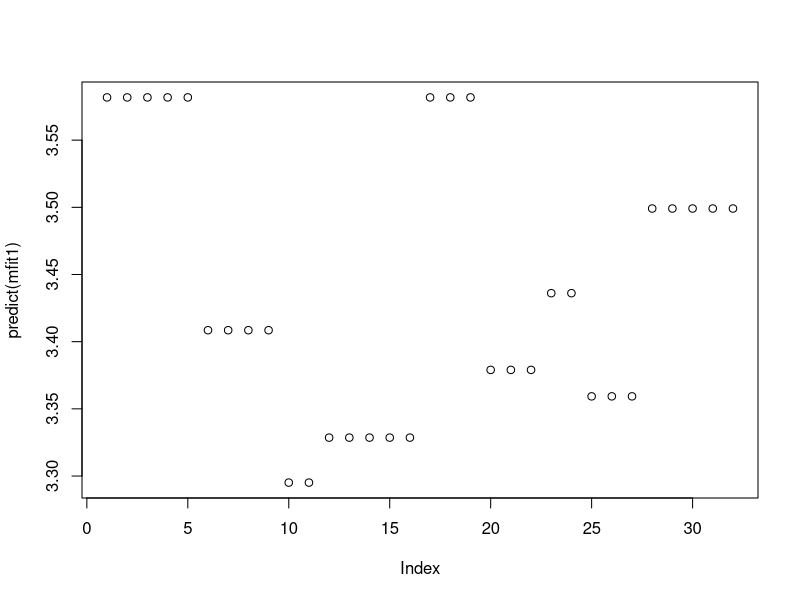
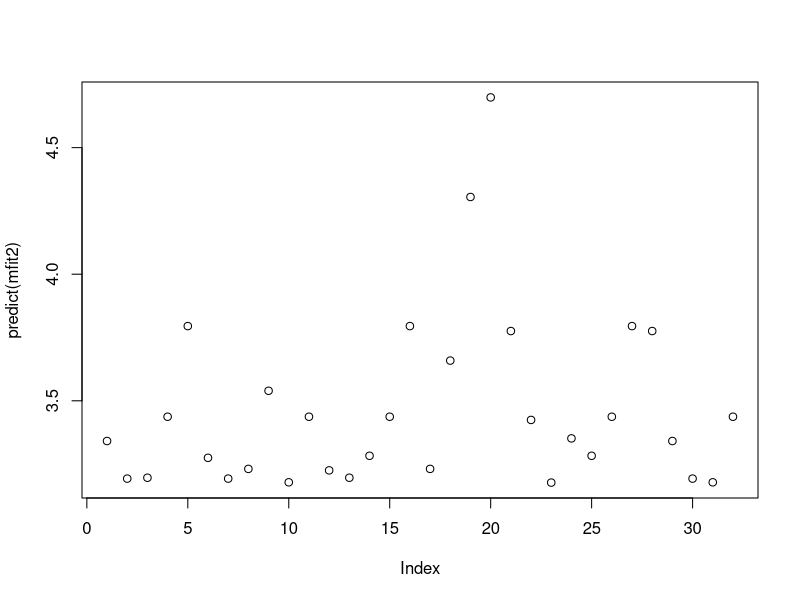

These figures' R source, in order:
# Example of R code to fit daily nest survival (DSR) models
# using logistic exposure
# load MASS library if not already
library(MASS)
#####################################################
# Example data: Vesper sparrow in western US.
# nest = Nest ID
# spnum = (VESP) 9
# year = year :)
# int = nest check interval. NOTE! the nest discovery date is not included. # t = number of days since last check (related to note above. Can't have zeros)
# fate = 1: success, 0: failed
# nage = nest age (in days)
# sday = season day (from April 15)
# treeht = mean tree height around nest
# sageht = mean sagebrush height around nest
# grassht = mean grass height around nest
exdat <- structure(list(nest = c(1L, 1L, 1L, 1L, 1L, 12L, 12L, 12L, 12L, 16L, 16L, 18L, 18L, 18L, 18L, 18L, 19L, 19L, 19L, 13L, 13L, 13L, 14L, 14L, 15L, 15L, 15L, 17L, 17L, 17L, 17L, 17L), spnum = structure(c(9L, 9L, 9L, 9L, 9L, 9L, 9L, 9L, 9L, 9L, 9L, 9L, 9L, 9L, 9L, 9L, 9L, 9L, 9L, 9L, 9L, 9L, 9L, 9L, 9L, 9L, 9L, 9L, 9L, 9L, 9L, 9L), .Label = c("BRSP", "BTSP", "DUFL", "GRFL", "GTTO", "SAGS", "sath", "SATH", "VESP" ), class = "factor"), year = structure(c(1L, 1L, 1L, 1L, 1L, 1L, 1L, 1L, 1L, 1L, 1L, 1L, 1L, 1L, 1L, 1L, 1L, 1L, 1L, 1L, 1L, 1L, 1L, 1L, 1L, 1L, 1L, 1L, 1L, 1L, 1L, 1L), .Label = c("2006", "2007", "2008", "2009", "2010", "2011", "2013"), class = "factor"), int = c(2L, 3L, 4L, 5L, 6L, 2L, 3L, 4L, 5L, 2L, 3L, 2L, 3L, 4L, 5L, 6L, 2L, 3L, 4L, 2L, 3L, 4L, 2L, 3L, 2L, 3L, 4L, 2L, 3L, 4L, 5L, 6L), t = c(2L, 3L, 3L, 4L, 3L, 3L, 2L, 4L, 4L, 2L, 5L, 2L, 4L, 2L, 2L, 3L, 3L, 5L, 4L, 2L, 5L, 3L, 2L, 5L, 2L, 2L, 3L, 4L, 4L, 3L, 2L, 5L), fate = c(1L, 1L, 1L, 1L, 1L, 1L, 1L, 1L, 1L, 1L, 1L, 1L, 1L, 1L, 1L, 1L, 1L, 1L, 1L, 1L, 1L, 0L, 1L, 0L, 1L, 1L, 1L, 1L, 1L, 1L, 1L, 0L), nage = c(14L, 17L, 20L, 24L, 27L, 15L, 17L, 21L, 25L, 19L, 24L, 16L, 20L, 22L, 24L, 27L, 21L, 26L, 30L, 5L, 10L, 13L, 18L, 23L, 22L, 24L, 27L, 10L, 14L, 17L, 19L, 24L), sday = c(153L, 156L, 159L, 163L, 166L, 171L, 173L, 177L, 181L, 187L, 192L, 200L, 204L, 206L, 208L, 211L, 158L, 163L, 167L, 145L, 150L, 153L, 158L, 163L, 185L, 187L, 190L, 190L, 194L, 197L, 199L, 204L ), treeht = c(0, 0, 0, 0, 0, 44, 44, 44, 44, 72.8, 72.8, 64.3, 64.3, 64.3, 64.3, 64.3, 0, 0, 0, 51.5, 51.5, 51.5, 37, 37, 56.5, 56.5, 56.5, 21, 21, 21, 21, 21), sageht = c(64, 64, 64, 64, 64, 41, 41, 41, 41, 22.3, 22.3, 44.7, 44.7, 44.7, 44.7, 44.7, 25, 25, 25, 36, 36, 36, 80.3, 80.3, 22.2, 22.2, 22.2, 23.3, 23.3, 23.3, 23.3, 23.3), grassht = c(24, 24, 24, 24, 24, 17.9, 17.9, 17.9, 17.9, 26.7, 26.7, 15.9, 15.9, 15.9, 15.9, 15.9, 13.1, 13.1, 13.1, 17.6, 17.6, 17.6, 11.7, 11.7, 19.3, 19.3, 19.3, 19.7, 19.7, 19.7, 19.7, 19.7)), .Names = c("nest", "spnum", "year", "int", "t", "fate", "nage", "sday", "treeht", "sageht", "grassht"), class = "data.frame", row.names = c(NA, 32L)) 

#####################################################
# Next, we need to source a custom link function. Courtesy of Ben Bolker.
# Note that this version of the logexp link function will allow you to use
# lme4 (glmer) to fit mixed effect models as well. The example below just # uses glm to fit models of all fixed effects.
logexp <- function(exposure = 1) {
  linkfun <- function(mu) qlogis(mu^(1/exposure))
  ## FIXME: is there some trick we can play here to allow
  ## evaluation in the context of the 'data' argument?
  linkinv <- function(eta) plogis(eta)^exposure
  logit_mu_eta <- function(eta) {
    ifelse(abs(eta)>30,.Machine$double.eps,
           exp(eta)/(1+exp(eta))^2)
    ## OR .Call(stats:::C_logit_mu_eta, eta, PACKAGE = "stats")
  }
  mu.eta <- function(eta) {
    exposure * plogis(eta)^(exposure-1) *
      logit_mu_eta(eta)
  }
  valideta <- function(eta) TRUE
  link <- paste("logexp(", deparse(substitute(exposure)), ")",
                sep="")
  structure(list(linkfun = linkfun, linkinv = linkinv,
                 mu.eta = mu.eta, valideta = valideta,
                 name = link),
            class = "link-glm")
}
# Now fit models... ####################################################### Fit a model of DSR as a function of tree height
mfit1 <- glm(fate ~ treeht, family=binomial(link=logexp(exdat$t)), data=exdat)
summary(mfit1)
plot(predict(mfit1))
# Effect not significant with sample data
####################################################### Fit a model of DSR as a quadratic function of nest age
mfit2 <- glm(fate ~ nage + I(nage^2),
             family=binomial(link=logexp(exdat$t)), data=exdat)
summary(mfit2)
plot(predict(mfit2))
# These effects also not significant with sample data 